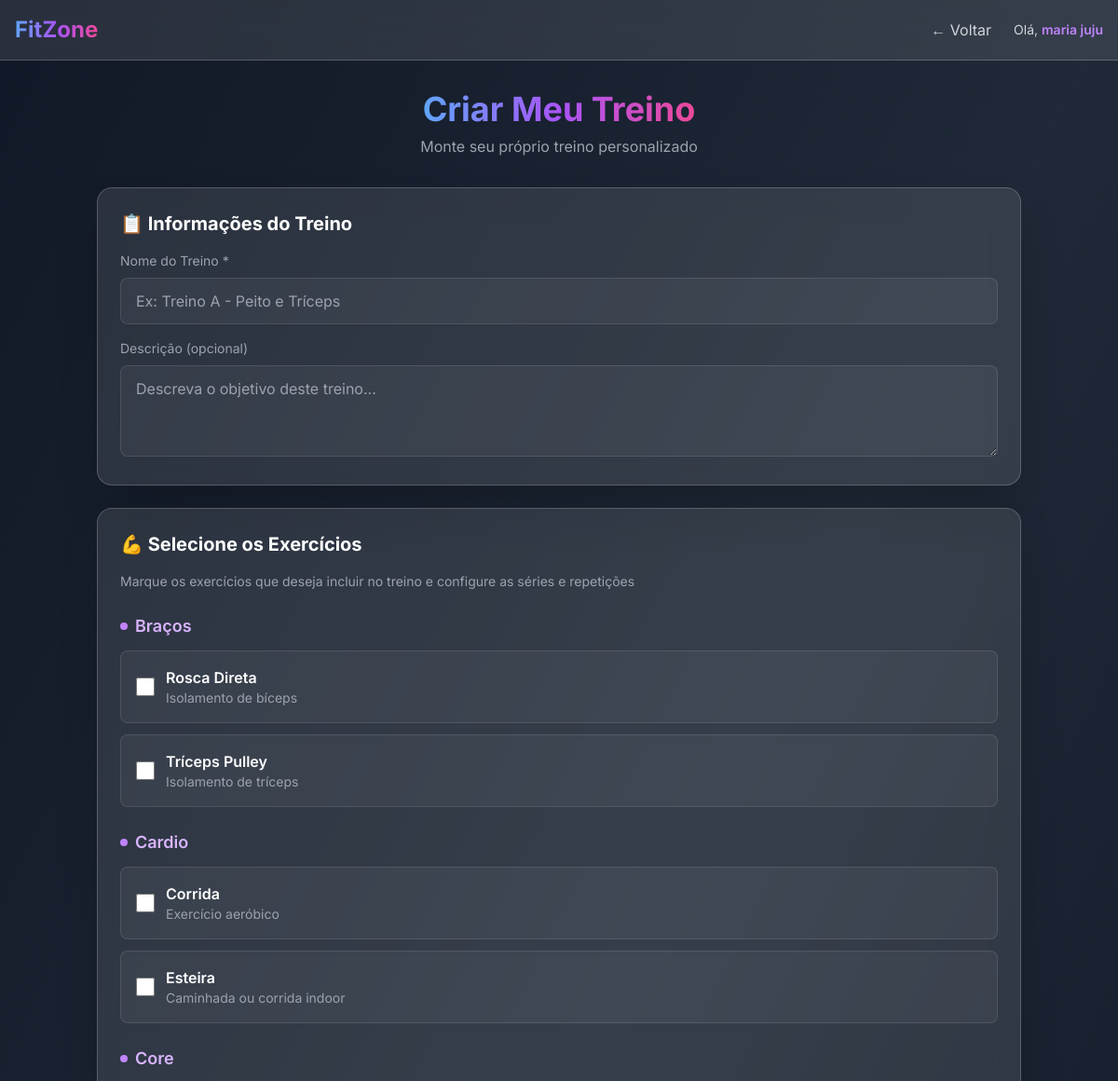
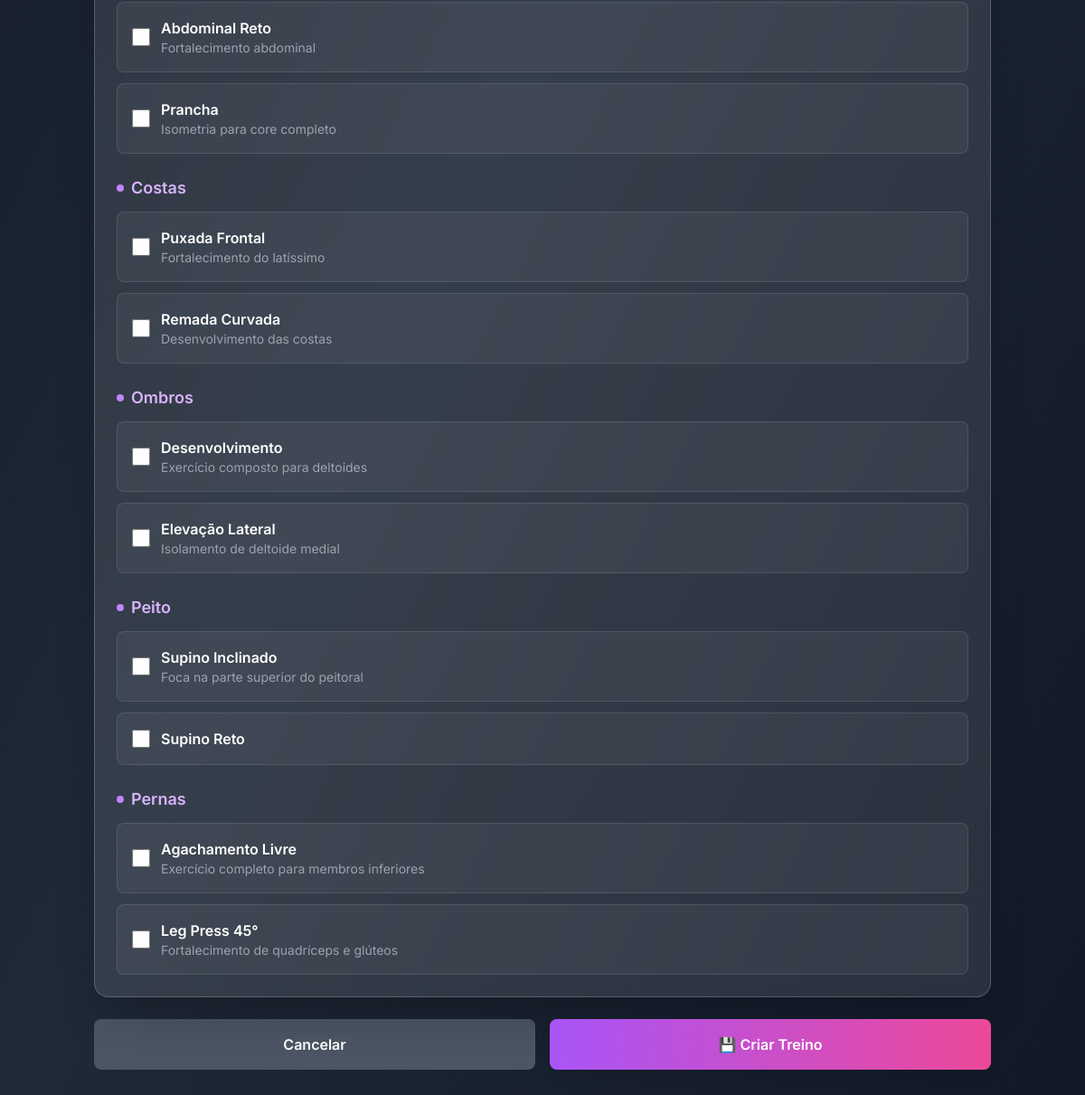
Screenshot of /app/criar-treino.php (signed in) with the database file from the repository (2 pictures, top to bottom).
### tables this page shows
CREATE TABLE exercicios (
    id INTEGER PRIMARY KEY AUTOINCREMENT,
    nome TEXT NOT NULL UNIQUE,
    categoria TEXT CHECK(categoria IN ('Peito','Pernas','Cardio','Costas','Braços','Ombros','Core')),
    descricao TEXT,
    created_at TEXT DEFAULT CURRENT_TIMESTAMP
);

### app/db.php (called while the page is built, shortened)
<?php
class BancoDeDados {
    private $pdo;
    public function __construct() {
        $dbPath = __DIR__ . '/../data/fitzone.db';
        $dbDir = dirname($dbPath);
        $dbExists = file_exists($dbPath);
        $dsn = "sqlite:{$dbPath}";
        $this->pdo = new \PDO($dsn, null, null, [
            \PDO::ATTR_ERRMODE => \PDO::ERRMODE_EXCEPTION,
            \PDO::ATTR_DEFAULT_FETCH_MODE => \PDO::FETCH_ASSOC,
        ]);
    }
    public function consultar($sql, $params = []) {
        $stmt = $this->pdo->prepare($sql);
        $stmt->execute();
        return $stmt->fetchAll();
    }
}

### app/criar-treino.php (the view, shortened to what this page needs)
<?php
require_once __DIR__ . '/db.php';
$db = new BancoDeDados();
$exercicios = $db->consultar('SELECT * FROM exercicios ORDER BY categoria, nome');
$exercicios_por_categoria = [];
foreach ($exercicios as $ex) {
    $categoria = $ex['categoria'] ?? 'Outros';
    if (!isset($exercicios_por_categoria[$categoria])) {
        $exercicios_por_categoria[$categoria] = [];
    }
    $exercicios_por_categoria[$categoria][] = $ex;
}
?>
<!DOCTYPE html>
<html lang="pt-br">
<head>
    <script src="https://cdn.tailwindcss.com"></script>
</head>
<body class="bg-gradient-to-br from-gray-900 via-gray-800 to-gray-900 min-h-screen">
    <nav class="bg-white/10 backdrop-blur-lg border-b border-white/20">
        <div class="container mx-auto px-4 py-4 max-w-7xl">
            <div class="flex items-center justify-between">
                <a href="index.php" class="text-2xl font-bold">
                    <span class="bg-gradient-to-r from-blue-400 via-purple-500 to-pink-500 bg-clip-text text-transparent">
                    </span>
                </a>
                <div class="flex items-center gap-6">
                    <a href="area-cliente.php" class="text-gray-300 hover:text-white transition-colors">
                        ← Voltar
                    </a>
                    <span class="text-gray-300 text-sm">
                        Olá, <span class="text-purple-400 font-semibold"><?= htmlspecialchars($_SESSION['usuario_nome']) ?></span>
                    </span>
                </div>
            </div>
        </div>
    </nav>
    <div class="container mx-auto px-4 py-8 max-w-5xl">
        <div class="text-center mb-8">
            <h1 class="text-4xl font-bold text-white mb-2">
                <span class="bg-gradient-to-r from-blue-400 via-purple-500 to-pink-500 bg-clip-text text-transparent">
                </span>
            </h1>
            <p class="text-gray-400">Monte seu próprio treino personalizado</p>
        </div>
        <form method="POST" class="space-y-6">
            <div class="bg-white/10 backdrop-blur-lg rounded-2xl shadow-2xl p-6 border border-white/20">
                <h2 class="text-xl font-bold text-white mb-4">📋 Informações do Treino</h2>
                <div class="space-y-4">
                    <div>
                        <label class="text-gray-400 text-sm block mb-2">Nome do Treino *</label>
                        <input type="text"
                               name="nome"
                               required
                               class="w-full bg-white/5 border border-white/10 rounded-lg px-4 py-3 text-white focus:outline-none focus:border-purple-500"
                               placeholder="Ex: Treino A - Peito e Tríceps">
                    </div>
                    <div>
                        <label class="text-gray-400 text-sm block mb-2">Descrição (opcional)</label>
                        <textarea name="descricao"
                                  rows="3"
                                  class="w-full bg-white/5 border border-white/10 rounded-lg px-4 py-3 text-white focus:outline-none focus:border-purple-500"
                                  placeholder="Descreva o objetivo deste treino..."></textarea>
                    </div>
                </div>
            </div>
            <div class="bg-white/10 backdrop-blur-lg rounded-2xl shadow-2xl p-6 border border-white/20">
                <h2 class="text-xl font-bold text-white mb-4">💪 Selecione os Exercícios</h2>
                <p class="text-gray-400 text-sm mb-6">Marque os exercícios que deseja incluir no treino e configure as séries e repetições</p>
                <div class="space-y-6">
                    <?php foreach ($exercicios_por_categoria as $categoria => $exercicios_cat): ?>
                    <div>
                        <h3 class="text-lg font-semibold text-purple-300 mb-3 flex items-center gap-2">
                            <span class="w-2 h-2 bg-purple-400 rounded-full"></span>
                            <?= htmlspecialchars($categoria) ?>
                        </h3>
                        <div class="space-y-3">
                            <?php foreach ($exercicios_cat as $ex): ?>
                            <div class="bg-white/5 rounded-lg border border-white/10 overflow-hidden">
                                <label class="flex items-center p-4 cursor-pointer hover:bg-white/10 transition-all">
                                    <input type="checkbox"
                                           name="exercicios[]"
                                           value="<?= $ex['id'] ?>"
                                           class="exercicio-checkbox w-5 h-5 rounded text-purple-500 focus:ring-purple-500 focus:ring-offset-0 bg-white/10 border-white/20">
                                    <div class="ml-3 flex-grow">
                                        <div class="font-semibold text-white"><?= htmlspecialchars($ex['nome']) ?></div>
                                        <?php if ($ex['descricao']): ?>
                                        <div class="text-sm text-gray-400"><?= htmlspecialchars($ex['descricao']) ?></div>
                                        <?php endif; ?>
                                    </div>
                                </label>
                            </div>
                            <?php endforeach; ?>
                        </div>
                    </div>
                    <?php endforeach; ?>
                </div>
            </div>
            <div class="flex gap-4">
                <a href="area-cliente.php"
                   class="flex-1 bg-gray-600 hover:bg-gray-700 text-white font-semibold px-6 py-4 rounded-lg transition-all text-center">
                    Cancelar
                </a>
                <button type="submit"
                        name="criar_treino"
                        class="flex-1 bg-gradient-to-r from-purple-500 to-pink-500 hover:from-purple-600 hover:to-pink-600 text-white font-semibold px-6 py-4 rounded-lg transition-all duration-200 transform hover:scale-105 shadow-lg">
                    💾 Criar Treino
                </button>
            </div>
        </form>
    </div>
</body>
</html>

### app/criar-treino.php (style rules this page uses)
body { font-family: 'Inter', sans-serif; }

### rows the page displays
exercicios: nome "Rosca Direta", descricao "Isolamento de bíceps"
exercicios: nome "Tríceps Pulley", descricao "Isolamento de tríceps"
exercicios: nome "Corrida", descricao "Exercício aeróbico"
exercicios: nome "Esteira", descricao "Caminhada ou corrida indoor"
exercicios: nome "Abdominal Reto", descricao "Fortalecimento abdominal"
exercicios: nome "Prancha", descricao "Isometria para core completo"
exercicios: nome "Puxada Frontal", descricao "Fortalecimento do latíssimo"
exercicios: nome "Remada Curvada", descricao "Desenvolvimento das costas"
exercicios: nome "Desenvolvimento", descricao "Exercício composto para deltoides"
exercicios: nome "Elevação Lateral", descricao "Isolamento de deltoide medial"
exercicios: nome "Supino Inclinado", descricao "Foca na parte superior do peitoral"
exercicios: nome "Supino Reto"
exercicios: categoria "Pernas", nome "Leg Press 45°", descricao "Fortalecimento de quadríceps e glúteos"
exercicios: nome "Agachamento Livre", descricao "Exercício completo para membros inferiores"

### other values shown
$_SESSION['usuario_nome'] "maria juju"
$categoria "Braços"
$categoria "Cardio"
$categoria "Core"
$categoria "Costas"
$categoria "Ombros"
$categoria "Peito"
